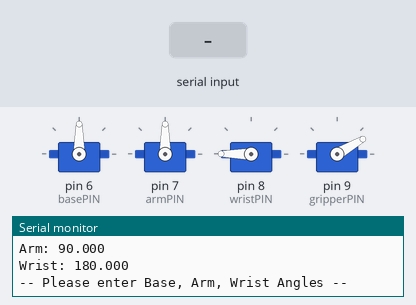
Recording of a sketch running on a simulated Arduino Leonardo, built with avr-gcc and run on an emulated ATmega32U4. On the bench: 4 × servo, the last lines printed to the serial monitor. The inputs (shaded band) are chosen by the test bench.

Above: at 3.1 s.
3.2 s: "90,45,200\n" received over Serial
At 5.5 s:
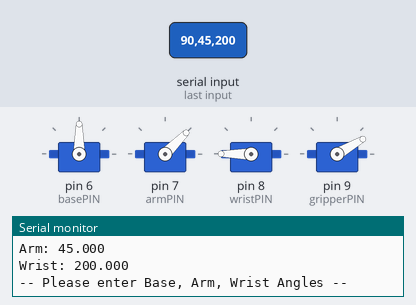
5.8 s: "30,150,10\n" received over Serial
At 6.48 s:
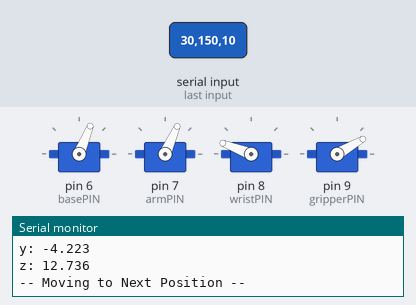
8.8 s: "1,90,45\n" received over Serial
At 11.05 s:
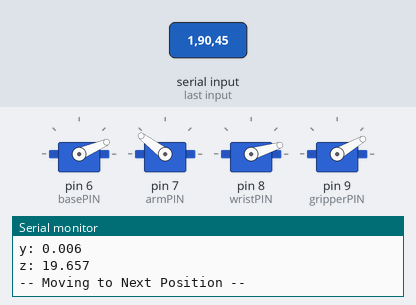
11.8 s: "90,45\n" received over Serial
At 17.0 s:
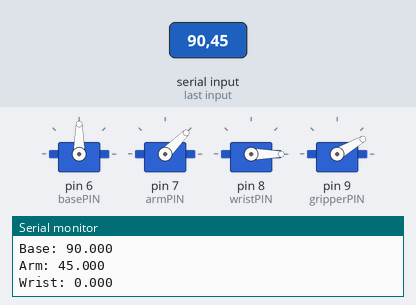
17.8 s: "30,150\n" received over Serial
At 19.47 s:
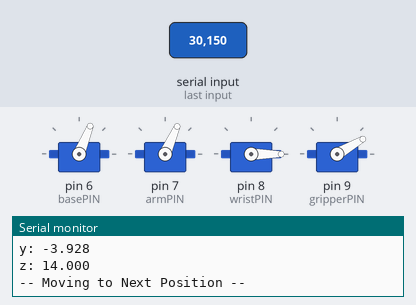
20.8 s: "1,90\n" received over Serial
At 23.95 s:
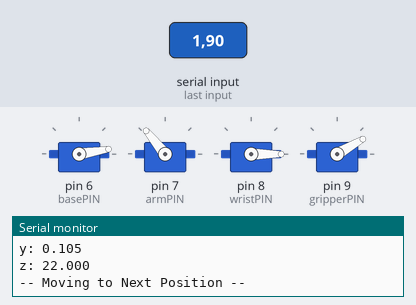
Timing chart, 0 to 24.8 s (numbered marks = the images above; inputs shaded):
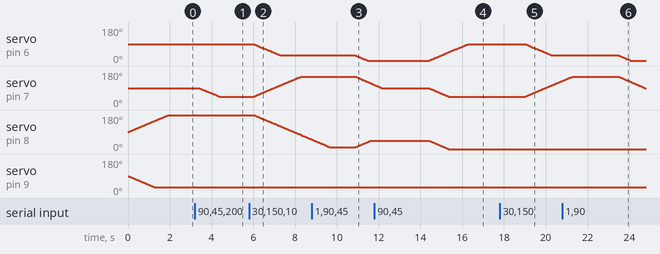

The sketch:

lab_2_ii_1.ino
```cpp
/*
*   Lab 2 - II.1
*
*
*/

#include <VarSpeedServo.h>

// setting up storage variables needed
float jointAngles[4];
float endEffectorPos[3];

// setting constant variables needed
const float armLengths[4] = {6, 8, 8, 6};    // setting constant robot arm lengths between joints
const float angleOffsets[4] = {0, 0, 0, 30}; // angle offset constants for joint angle calculations
const int debug = true;                      // debug boolean for serial monitor display

// setting up PIN constants
const int basePIN = 6;
const int armPIN = 7;
const int wristPIN = 8;
const int gripperPIN = 9;

// setting up the servos given from VarSpeedServo.cpp
VarSpeedServo baseServo;
VarSpeedServo armServo;
VarSpeedServo wristServo;
VarSpeedServo gripperServo;

// default speeds for servos as indexed
int defaultSpeed[4] = {30, 30, 30, 30};


/*
*   FUNCTION:
*       Moves the servos to current joint angles given by jointAngles[]. Does
*       so at given speed else default speed.
*
*   INPUT:
*       Speed for each servo to go.
*
*   OUPUT:
*       nil.
*/
void change_servoPos(int servoSpeed[4] = defaultSpeed)
{
    // iterate over each global joint angle
    for (int i = 0; i < sizeof(jointAngles) / sizeof(jointAngles[0]); i++)
    {
        // depending on which angle index we have switch to required servo
        switch (i)
        {
        case 0:
            baseServo.write(jointAngles[i], servoSpeed[i]);
            break;
        case 1:
            armServo.write(jointAngles[i], servoSpeed[i]);
            break;
        case 2:
            wristServo.write(jointAngles[i], servoSpeed[i]);
            break;
        case 3:
            gripperServo.write(jointAngles[i], servoSpeed[i]);
            break;
        }
    }

    // make program wait for servos to finish
    baseServo.wait();
    armServo.wait();
    wristServo.wait();
    gripperServo.wait();
}


/*
*   FUNCTION:
*       Moves the arm to given array of angles. Does so by first updating the new position,
*       then changes to servos position as required. And lastly prints results if desired.
*
*   INPUT:
*       float nextAngles[] -> angles to move servo to
*       bool disp = debug -> boolean for display in serial monitor
*       int servoSpeed[4] = defaultSpeed -> speed at which servos will move
*
*   OUTPUT:
*       nil.
*/
void move_toAngles(float nextAngles[], bool disp = debug, int servoSpeed[4] = defaultSpeed)
{
    // determine next position
    if (disp)
        Serial.println("-- Calculating Next Position --");
    calc_FK(jointAngles);
    if (disp)
        print_currentPos();

    // and move to the next position with given speeds
    if (disp)
        Serial.println("-- Moving to Next Position --");
    change_servoPos(servoSpeed);

    // and print current angles
    if (disp)
        print_currentAngles();
}

// initialization of Arduino program
void setup()
{
    // open serial port for debugging
    Serial.begin(9600);

    // initialise end effector and joint joint angles
    jointAngles[0] = 90 + angleOffsets[0];  // base rotation
    jointAngles[1] = 90 + angleOffsets[1];  // arm rotation
    jointAngles[2] = 180 + angleOffsets[2]; // wrist rotation
    jointAngles[3] = 0 + angleOffsets[3];   // gripper rotation

    // attaching Arduino PINs and Servo Pins
    baseServo.attach(basePIN);
    armServo.attach(armPIN);
    wristServo.attach(wristPIN);
    gripperServo.attach(gripperPIN);

    // reseting arm to default position as given previously in setup()
    change_servoPos();

    // determine current cartesian coordinates
    calc_FK(jointAngles);

    // and print to serial monitor the current positioning
    if (debug)
    {
        print_currentPos();
        print_currentAngles();
    }
}

// Arduino main loop program
void loop()
{
    // read input initially
    Serial.println("-- Please enter Base, Arm, Wrist Angles --");
    while (!Serial.available()) {}
    jointAngles[0] = Serial.parseFloat();
    Serial.print("Base: ");
    Serial.println(jointAngles[0]);
    delay(100);
    while (!Serial.available()) {}
    jointAngles[1] = Serial.parseFloat();
    Serial.print("Arm: ");
    Serial.println(jointAngles[1]);
    delay(100);
    while (!Serial.available()) {}
    jointAngles[2] = Serial.parseFloat();
    Serial.print("Wrist: ");
    Serial.println(jointAngles[2]);

    // move to chosen location
    move_toAngles(jointAngles);

    delay(1000);
}

/*
*   FUNCTION:
*       Displays in the serial monitor the Current Position in Cartesian Coordinates
*
*   INPUT:
*       nil.
*
*   OUPUT:
*       nil.
*/
void print_currentPos()
{
    Serial.println("-- Current Position --");
    Serial.print("x: ");
    Serial.println(endEffectorPos[0], 3);
    Serial.print("y: ");
    Serial.println(endEffectorPos[1], 3);
    Serial.print("z: ");
    Serial.println(endEffectorPos[2], 3);
}

/*
*   FUNCTION:
*       Displays in the serial monitor the Current Angles in Degrees
*
*   INPUT:
*       nil.
*
*   OUPUT:
*       nil.
*/
void print_currentAngles()
{
    Serial.println("-- Current Angles --");
    Serial.print("Base: ");
    Serial.println(jointAngles[0], 3);
    Serial.print("Arm: ");
    Serial.println(jointAngles[1], 3);
    Serial.print("Wrist: ");
    Serial.println(jointAngles[2], 3);
}

/*
*   FUNCTION:
*       Calculates and saves the end effector position for given joint angle values
*
*   INPUT:
*       float jointAngles[] -> array of angles given as float data
*
*   OUPUT:
*       nil.
*       => however saves resulting end effector cartesian coordinates to global endEffectorPos[] array
*/
void calc_FK(float jointAngles[])
{
    float radius = armLengths[1] * cos(jointAngles[1] * DEG_TO_RAD) + armLengths[2] * cos((jointAngles[1] + jointAngles[2]) * DEG_TO_RAD) + armLengths[3];

    endEffectorPos[0] = radius * cos(jointAngles[0] * DEG_TO_RAD);
    endEffectorPos[1] = radius * sin(jointAngles[0] * DEG_TO_RAD);
    endEffectorPos[2] = armLengths[0] + armLengths[1] * sin(jointAngles[1] * DEG_TO_RAD) + armLengths[2] * sin(jointAngles[1] * DEG_TO_RAD + jointAngles[2] * DEG_TO_RAD);
}

/*
*   FUNCTION:
*       Calculates and saves the joint angles for given end effector cartesian coordinates
*
*   INPUT:
*       float endEffectorPos[] -> array of end effector values given as float data
*
*   OUPUT:
*       nil.
*       => however saves resulting joint angles calculated into global jointAngles[]
*/
void calc_IK(float endEffectorPos[])
{
    float r1 = sqrt(sq(endEffectorPos[0]) + sq(endEffectorPos[1])) - armLengths[3];
    float r2 = endEffectorPos[2] - armLengths[0];
    float r3 = sqrt(sq(r1) + sq(r2));

    jointAngles[0] = (atan2(endEffectorPos[1], endEffectorPos[0])) * RAD_TO_DEG + angleOffsets[0];
    jointAngles[1] = (atan2(r2, r1) - acos((sq(armLengths[2]) - sq(armLengths[1]) - sq(r3)) / (-2 * armLengths[1] * r3))) * RAD_TO_DEG + angleOffsets[1];
    jointAngles[2] = (M_PI - acos((sq(r3) - sq(armLengths[1]) - sq(armLengths[2])) / (-2 * armLengths[1] * armLengths[2]))) * RAD_TO_DEG + angleOffsets[2];
}
```

Measured:
- after the input at 3.2 s, servo on pin 7 (armPIN): moves from 90° to 45° over 0.94 s, starting after 0.23 s
- after the input at 5.8 s, servo on pin 6 (basePIN): moves from 90° to 30° over 1.3 s, starting after 0.23 s; servo on pin 7 (armPIN): moves from 45° to 150° over 2.2 s, starting after 0.23 s; servo on pin 8 (wristPIN): moves from 180° to 51° over 2.8 s, starting after 0.23 s
- after the input at 8.8 s, servo on pin 6 (basePIN): moves from 30° to 1° over 0.60 s, starting after 2.1 s; servo on pin 7 (armPIN): moves from 150° to 107° over 0.88 s, starting after 2.1 s
- after the input at 11.8 s, servo on pin 6 (basePIN): moves from 1° to 90° over 1.9 s, starting after 2.6 s; servo on pin 8 (wristPIN): moves from 45° to 0° over 0.94 s, starting after 2.6 s
- after the input at 17.8 s, servo on pin 6 (basePIN): moves from 90° to 30° over 1.3 s, starting after 1.2 s; servo on pin 7 (armPIN): moves from 45° to 128° over 1.8 s, starting after 1.2 s
- after the input at 20.8 s, servo on pin 6 (basePIN): moves from 30° to 1° over 0.60 s, starting after 2.7 s
